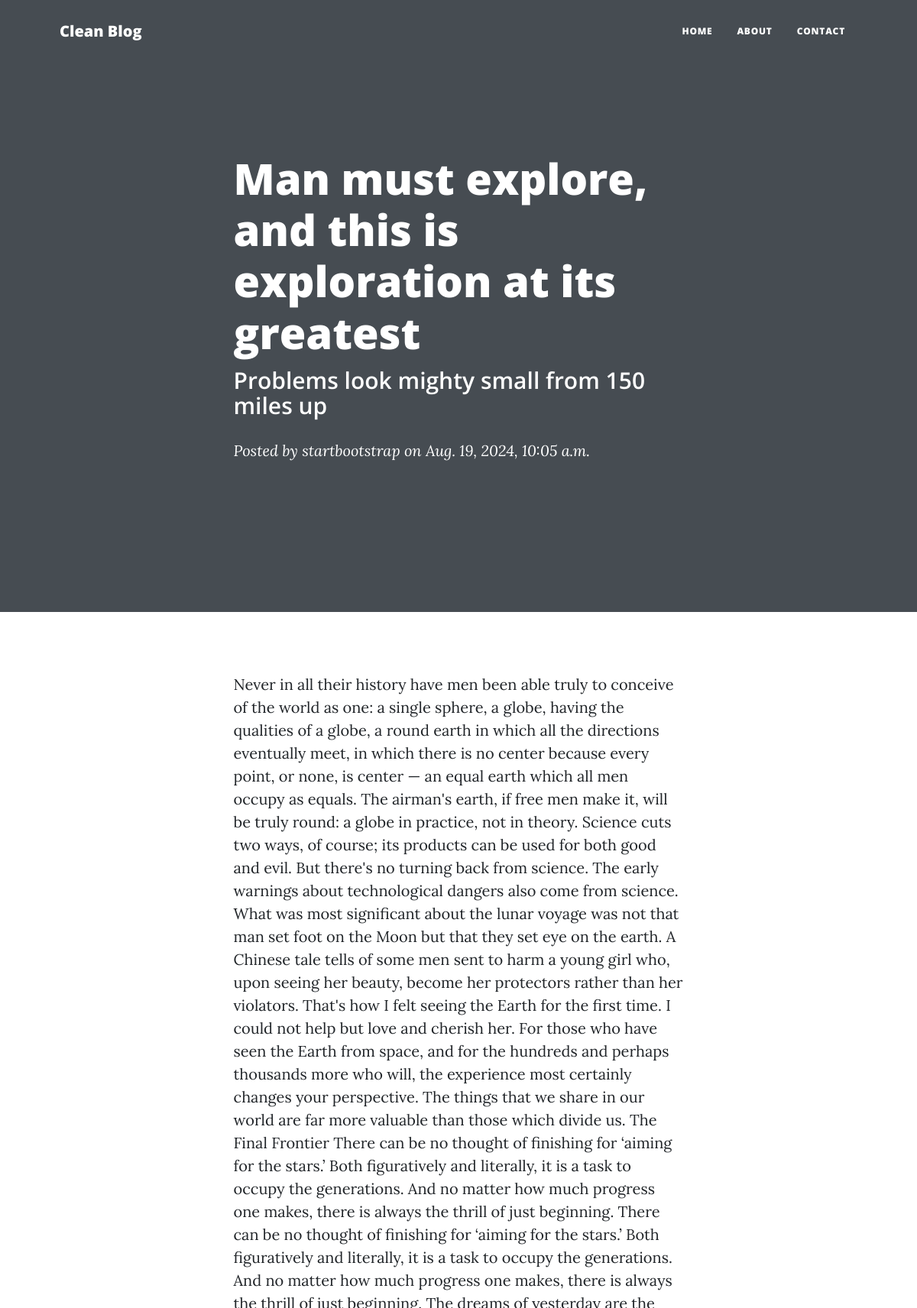
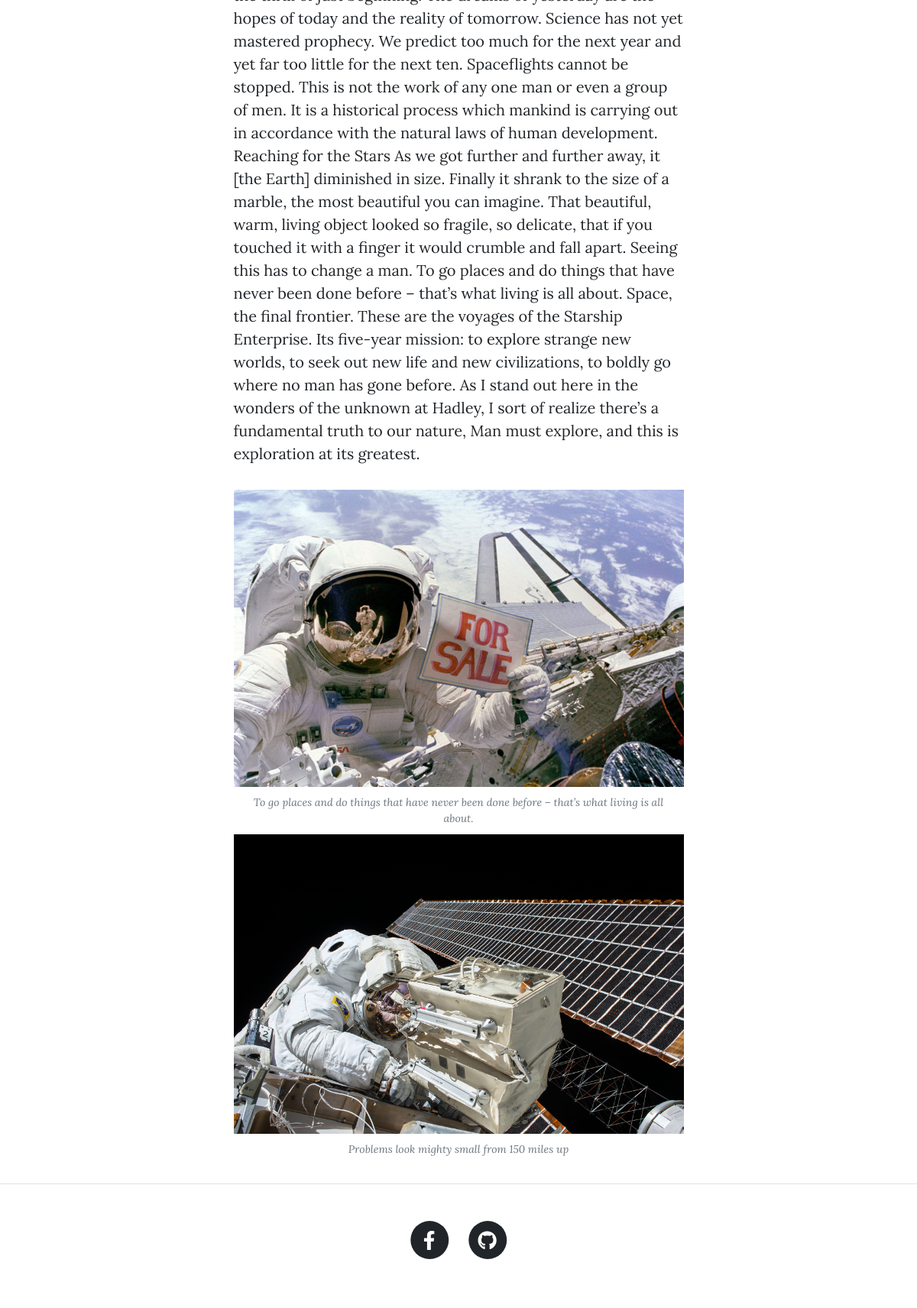
The app's page /post/1/ with its own data (2 pictures, top to bottom).
### posts/models.py (models this page shows, shortened)
class Post(models.Model):
    title = models.CharField(max_length=200)
    sub_heading = models.CharField(max_length=250, blank=True, null=True)
    author = models.ForeignKey(CustomUser, on_delete=models.CASCADE)
    body = models.TextField()
    date = models.DateTimeField(default=timezone.now)
    images = models.ManyToManyField(Image, blank=True)
    class Meta:
        ordering = ["-date"]

class CustomUser(AbstractUser):
    bio = models.TextField(blank=True, null=True)
    profile_picture = models.ImageField(
        upload_to="profile_pics/", blank=True, null=True
    )
    date_of_birth = models.DateField(blank=True, null=True)
    def __str__(self):
        return self.username

class Image(models.Model):
    image = models.ImageField(upload_to="post_images/")
    caption = models.CharField(max_length=200, blank=True, null=True)

### posts/views.py (the view)
# urls.py: path('post/<int:post_id>/', views.post_detail, name='post_detail'),
def post_detail(request, post_id):
    post = get_object_or_404(Post, id=post_id)
    return render(request, "post.html", {"title": post.title, "post": post})

### templates/post.html (shortened to what this page needs)
<!DOCTYPE html>
{% load static %}
<html lang="en">
    <head>
        <link href="{% static 'css/styles.css' %}" rel="stylesheet" />
    </head>
    <body>
        <nav class="navbar navbar-expand-lg navbar-light" id="mainNav">
            <div class="container px-4 px-lg-5">
                <a class="navbar-brand" href="{% url 'home' %}">Clean Blog</a>
                <div class="collapse navbar-collapse" id="navbarResponsive">
                    <ul class="navbar-nav ms-auto py-4 py-lg-0">
                        <li class="nav-item"><a class="nav-link px-lg-3 py-3 py-lg-4" href="{% url 'home' %}">Home</a></li>
                        <li class="nav-item"><a class="nav-link px-lg-3 py-3 py-lg-4" href="{% url 'about' %}">About</a></li>
                        <li class="nav-item"><a class="nav-link px-lg-3 py-3 py-lg-4" href="{% url 'contact' %}">Contact</a></li>
                    </ul>
                </div>
            </div>
        </nav>
        <header class="masthead">
            <div class="container position-relative px-4 px-lg-5">
                <div class="row gx-4 gx-lg-5 justify-content-center">
                    <div class="col-md-10 col-lg-8 col-xl-7">
                        <div class="post-heading">
                            <h1>{{ post.title }}</h1>
                            <h2 class="subheading">{{ post.sub_heading }}</h2>
                            <span class="meta">
                                Posted by
                                <a href="{% url 'profile' post.author.id %}">{{ post.author }}</a>
                                on {{ post.date }}
                            </span>
                        </div>
                    </div>
                </div>
            </div>
        </header>
        <article class="mb-4">
            <div class="container px-4 px-lg-5">
                <div class="row gx-4 gx-lg-5 justify-content-center">
                    <div class="col-md-10 col-lg-8 col-xl-7">
                        <p>{{ post.body }}</p>
                        {% for image in post.images.all %}
                            <a href="#!"><img class="img-fluid" src="{{ image.image.url }}" alt="{{ image.caption }}" /></a>
                            <span class="caption text-muted">{{ image.caption }}</span>
                        {% endfor %}
                    </div>
                </div>
            </div>
        </article>
        <footer class="border-top">
            <div class="container px-4 px-lg-5">
                <div class="row gx-4 gx-lg-5 justify-content-center">
                    <div class="col-md-10 col-lg-8 col-xl-7">
                        <ul class="list-inline text-center">
                            <li class="list-inline-item">
                                <a href="https://www.facebook.com/abubakerKhaled11" target="_blank|_self|_parent|_top|framename">
                                    <span class="fa-stack fa-lg">
                                        <i class="fas fa-circle fa-stack-2x"></i>
                                        <i class="fab fa-facebook-f fa-stack-1x fa-inverse"></i>
                                    </span>
                                </a>
                            </li>
                            <li class="list-inline-item">
                                <a href="https://github.com/abubakerKhaled" target="_blank|_self|_parent|_top|framename">
                                    <span class="fa-stack fa-lg">
                                        <i class="fas fa-circle fa-stack-2x"></i>
                                        <i class="fab fa-github fa-stack-1x fa-inverse"></i>
                                    </span>
                                </a>
                            </li>
                        </ul>
                    </div>
                </div>
            </div>
        </footer>
    </body>
</html>

### records on screen
Post: title "Man must explore, and this is exploration at its greatest", sub_heading "Problems look mighty small from 150 miles up", author "startbootstrap", date "Aug. 19, 2024, 10:05 a.m.", body "Never in all their history have men been able truly to conceive of the world as one: a single sphere, a globe, having the qualities of a globe, a round earth in which all the directions eventually meet, in which there is no center because every point, or none, is center — an equal earth which all men occupy as equals. The airman's earth, if free men make it, will be truly round: a globe in practice, not in theory. Science cuts two ways, of course; its products can be used for both good and evil. But there's no turning back from science. The early warnings about technological dangers also come from science. What was most significant about the lunar voyage was not that man set foot on the…"
Image: image (picture), caption "To go places and do things that have never been done before – that’s what living is all about."
Image: image (picture), caption "Problems look mighty small from 150 miles up"
